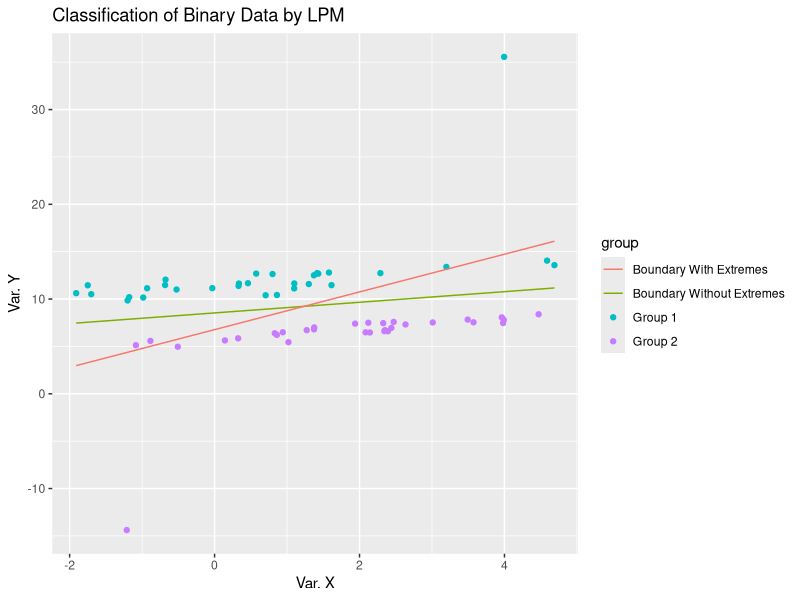

The R script that drew this image:

# genData.R
#
# Matthew Sudmann-Day
# Barcelona GSE Data Science
#
# Generates a dataset that could be troublesome for discriminant functions
# and/or linear probability models to correctly identify binary classified
# data due to the presence of high-leverage outliers.  The dataset is
# created in such a way as to be easy for humans to visually identify a
# 100% correct boundary despite the model's difficulty in doing so.
#
# Uses R packages: mvtnorm, ggplot2
#
# Public functions: generate.dataset(), generate.troublesome.dataset()
#

library(mvtnorm)
library(ggplot2)

# .generatesubset() - a function to generate synthetic normally-distributed
#                     multivariate data with two variables (x, y)
#
# count - the number of observations to generate
# mean.x - the mean of the first variable
# mean.y - the mean of the second variable
# sd.x - the standard deviation of the first variable
# sd.y - the standard deviation of the second variable
# rho - the correlation between the two variables
# value - the binary classification (0/1) to which all rows should be associated
# label - the string classification to which all rows should be associated
#
# returns a data frame containing the generated data
.generate.subset <- function(count, mean.x, mean.y, sd.x, sd.y, rho, value, label)
{
  # Calculate the covariance and the variance/covariance matrix for the
  # two variables.
  cov <- rho * sd.x * sd.y
  vc <- matrix(c(sd.x ^ 2, cov, cov, sd.y ^2), 2, 2)
  
  # Use rmvnorm to generate multivariate random numbers.
  data <- rmvnorm(count, c(mean.x, mean.y), vc)
  
  # Associate the binary and string classifications with the generated numeric
  # values and return in a data frame.
  result <- data.frame(x=data[,1], y=data[,2], value=value, group=label)
  return(result)
}

# .calculate.boundary() - a function to calculate the end coordinates of a
#                         boundary line
#
# data - the data frame containing the binary classified observations
# x1 - the x-coordinate of one end of the boundary line
# x2 - the x-coordinate of the other end of the boundary line
# label - the label to associate with the boundary
#
# The x-coordinates must be passed in because the data parameter may
# not contain all points that the user sees, thereby creating too short
# of a boundary line for cosmetic purposes.
#
# returns a two-row data.frame, prepared in a friendly manner for use
# in ggplot's geom_line function
.calculate.boundary <- function(data, x1, x2, label)
{
  # Perform a linear regression, explicitly defining an intercept column.
  fit <- lm(value ~ x + y + 1, data)
  
  # Extract weight  s and bias (intercept) from the results of the regression.
  weight.x <- coefficients(fit)['x']
  weight.y <- coefficients(fit)['y']
  bias <- coefficients(fit)[1]
  
  # Determine an intercept and slope that would be appropriate for display
  # on a plot chart that shows the two underlying variables on the two axes.
  intercept <- (0.5 - bias) / weight.y
  slope <- -1 * weight.x / weight.y
  
  # Generate two end-points for a boundary line.
  y1 = intercept + x1 * slope
  y2 = intercept + x2 * slope
  
  # Return the endpoints and the label of the line as a data frame.
  df <- data.frame(group=rep(label, 2))
  df$x <- c(x1, x2)
  df$y <- c(y1, y2)
  df$label <- label
  return(df)
}

# generate.dataset() - a function to generate a dataset containing binary
#                      classified data, the two groups being generated from
#                      two different distributions
#
# normal.count - the number of normal points
# extreme.count - the number of extreme points (if normal points far outnumber
#                                               extreme points, then the extreme
#                                               points are probably outliers)
# label1 - the label for the first group of points
# label2 - the label for the second group of points
# save.data - indicates that the function should write the generated data out
#             to a file (default:TRUE)
# save.plot - indicates that the function should write the generated data out
#             to a plot (default:TRUE)
#
# This function expects the caller to set a working directory.
#
# returns nothing
generate.dataset <- function(normal.count, extreme.count, label1, label2,
                             save.data=TRUE, save.plot=TRUE)
{
  # Determine the number of normal and extreme values to generate from each group
  # of the two classifications.
  normal.count.group1 <- round(normal.count / 2)
  normal.count.group2 <- normal.count - normal.count.group1
  extreme.count.group1 <- round(extreme.count / 2)
  extreme.count.group2 <- extreme.count - extreme.count.group1
  
  # Generate each subset of data separately.
  normals1 <- .generate.subset (normal.count.group1, 1, 12, 1.5, 1, 0.8, 0, label1)
  normals2 <- .generate.subset (normal.count.group2, 2, 7, 1.5, 1, 0.9, 1, label2)
  extremes1 <- .generate.subset (extreme.count.group1, 3, 35, 1, 1, -0.3, 0, label1)
  extremes2 <- .generate.subset (extreme.count.group2, -1, -15, 1, 1, -0.3, 1, label2)
  
  # Create data sets with and without the extreme points.
  data.without.extremes <- rbind(normals1, normals2)
  data.with.extremes <- rbind(data.without.extremes, extremes1, extremes2)

  # Determine the begin and end points on the x-dimension for calculating boundary lines.
  x.min <- min(data.with.extremes$x)
  x.max <- max(data.with.extremes$x)
  
  # Calculate boundary lines that the linear probability model puts between the two
  # classifications, first without extremes then with extremes.
  boundary1 <- .calculate.boundary(data.without.extremes, x.min, x.max, "Boundary Without Extremes")
  boundary2 <- .calculate.boundary(data.with.extremes, x.min, x.max, "Boundary With Extremes")
  
  # If the caller wants the data saved to file, do so.
  if (save.data)
  {
    write.csv(data.with.extremes, "dataset.csv", row.names=FALSE)
  }
  
  # If the caller wants a graphical plot saved to file, do so.
  if (save.plot)
  {
    plot <- ggplot(data.with.extremes, aes(x=x, y=y, color=group, group=group))
    plot <- plot + ggtitle("Classification of Binary Data by LPM")
    plot <- plot + labs(x="Var. X", y="Var. Y")
    plot <- plot + geom_point()
    plot <- plot + geom_line(data=boundary1)
    plot <- plot + geom_line(data=boundary2)

    ggsave(filename="dataPlot.pdf", width=8, height=6, units="in", dpi=100, plot=plot)
  }
}

# generate.troublesome.dataset() - a function that calls generate.dataset() in a fashion
#                                  that ensures that a linear probability model will do a
#                                  poor job of classifying the data
#
# save.data - indicates that the function should write the generated data out
#             to a file (default:TRUE)
# save.plot - indicates that the function should write the generated data out
#             to a plot (default:TRUE)
#
# This function expects the caller to set a working directory.
#
# returns nothing
generate.troublesome.dataset <- function(save.data=TRUE, save.plot=TRUE)
{
  set.seed(11111)

  generate.dataset(60, 2, "Group 1", "Group 2", save.data, save.plot)
}

# run generate.troublesome.dataset() to create plot and csv file.
generate.troublesome.dataset()
